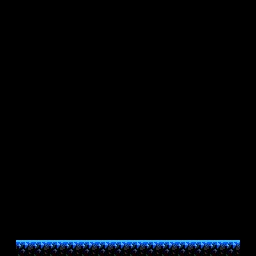

Below is a game level as drawn by its tile map, then a one-line description and the .tmx file that defines it, in full:
An orthogonal 16x16 tile map with 16x16 px tiles, 1 tile layer (main), 2 tilesets and 1 object (b_0).

<map version="1.0" orientation="orthogonal" renderorder="right-down" width="16" height="16" tilewidth="16" tileheight="16" nextobjectid="4">
 <tileset firstgid="1" source="../corpus.tsx" />
 <tileset firstgid="12097" source="../../connectors.tsx" />
 <layer name="main" width="16" height="16">
  <data>
   <tile gid="0" />
   <tile gid="0" />
   <tile gid="0" />
   <tile gid="0" />
   <tile gid="0" />
   <tile gid="0" />
   <tile gid="0" />
   <tile gid="0" />
   <tile gid="0" />
   <tile gid="0" />
   <tile gid="0" />
   <tile gid="0" />
   <tile gid="0" />
   <tile gid="0" />
   <tile gid="0" />
   <tile gid="0" />
   <tile gid="0" />
   <tile gid="0" />
   <tile gid="0" />
   <tile gid="0" />
   <tile gid="0" />
   <tile gid="0" />
   <tile gid="0" />
   <tile gid="0" />
   <tile gid="0" />
   <tile gid="0" />
   <tile gid="0" />
   <tile gid="0" />
   <tile gid="0" />
   <tile gid="0" />
   <tile gid="0" />
   <tile gid="0" />
   <tile gid="0" />
   <tile gid="0" />
   <tile gid="0" />
   <tile gid="0" />
   <tile gid="0" />
   <tile gid="0" />
   <tile gid="0" />
   <tile gid="0" />
   <tile gid="0" />
   <tile gid="0" />
   <tile gid="0" />
   <tile gid="0" />
   <tile gid="0" />
   <tile gid="0" />
   <tile gid="0" />
   <tile gid="0" />
   <tile gid="0" />
   <tile gid="0" />
   <tile gid="0" />
   <tile gid="0" />
   <tile gid="0" />
   <tile gid="0" />
   <tile gid="0" />
   <tile gid="0" />
   <tile gid="0" />
   <tile gid="0" />
   <tile gid="0" />
   <tile gid="0" />
   <tile gid="0" />
   <tile gid="0" />
   <tile gid="0" />
   <tile gid="0" />
   <tile gid="0" />
   <tile gid="0" />
   <tile gid="0" />
   <tile gid="0" />
   <tile gid="0" />
   <tile gid="0" />
   <tile gid="0" />
   <tile gid="0" />
   <tile gid="0" />
   <tile gid="0" />
   <tile gid="0" />
   <tile gid="0" />
   <tile gid="0" />
   <tile gid="0" />
   <tile gid="0" />
   <tile gid="0" />
   <tile gid="0" />
   <tile gid="0" />
   <tile gid="0" />
   <tile gid="0" />
   <tile gid="0" />
   <tile gid="0" />
   <tile gid="0" />
   <tile gid="0" />
   <tile gid="0" />
   <tile gid="0" />
   <tile gid="0" />
   <tile gid="0" />
   <tile gid="0" />
   <tile gid="0" />
   <tile gid="0" />
   <tile gid="0" />
   <tile gid="0" />
   <tile gid="0" />
   <tile gid="0" />
   <tile gid="0" />
   <tile gid="0" />
   <tile gid="0" />
   <tile gid="0" />
   <tile gid="0" />
   <tile gid="0" />
   <tile gid="0" />
   <tile gid="0" />
   <tile gid="0" />
   <tile gid="0" />
   <tile gid="0" />
   <tile gid="0" />
   <tile gid="0" />
   <tile gid="0" />
   <tile gid="0" />
   <tile gid="0" />
   <tile gid="0" />
   <tile gid="0" />
   <tile gid="0" />
   <tile gid="0" />
   <tile gid="0" />
   <tile gid="0" />
   <tile gid="0" />
   <tile gid="0" />
   <tile gid="0" />
   <tile gid="0" />
   <tile gid="0" />
   <tile gid="0" />
   <tile gid="0" />
   <tile gid="0" />
   <tile gid="0" />
   <tile gid="0" />
   <tile gid="0" />
   <tile gid="0" />
   <tile gid="0" />
   <tile gid="0" />
   <tile gid="0" />
   <tile gid="0" />
   <tile gid="0" />
   <tile gid="0" />
   <tile gid="0" />
   <tile gid="0" />
   <tile gid="0" />
   <tile gid="0" />
   <tile gid="0" />
   <tile gid="0" />
   <tile gid="0" />
   <tile gid="0" />
   <tile gid="0" />
   <tile gid="0" />
   <tile gid="0" />
   <tile gid="0" />
   <tile gid="0" />
   <tile gid="0" />
   <tile gid="0" />
   <tile gid="0" />
   <tile gid="0" />
   <tile gid="0" />
   <tile gid="0" />
   <tile gid="0" />
   <tile gid="0" />
   <tile gid="0" />
   <tile gid="0" />
   <tile gid="0" />
   <tile gid="0" />
   <tile gid="0" />
   <tile gid="0" />
   <tile gid="0" />
   <tile gid="0" />
   <tile gid="0" />
   <tile gid="0" />
   <tile gid="0" />
   <tile gid="0" />
   <tile gid="0" />
   <tile gid="0" />
   <tile gid="0" />
   <tile gid="0" />
   <tile gid="0" />
   <tile gid="0" />
   <tile gid="0" />
   <tile gid="0" />
   <tile gid="0" />
   <tile gid="0" />
   <tile gid="0" />
   <tile gid="0" />
   <tile gid="0" />
   <tile gid="0" />
   <tile gid="0" />
   <tile gid="0" />
   <tile gid="0" />
   <tile gid="0" />
   <tile gid="0" />
   <tile gid="0" />
   <tile gid="0" />
   <tile gid="0" />
   <tile gid="0" />
   <tile gid="0" />
   <tile gid="0" />
   <tile gid="0" />
   <tile gid="0" />
   <tile gid="0" />
   <tile gid="0" />
   <tile gid="0" />
   <tile gid="0" />
   <tile gid="0" />
   <tile gid="0" />
   <tile gid="0" />
   <tile gid="0" />
   <tile gid="0" />
   <tile gid="0" />
   <tile gid="0" />
   <tile gid="0" />
   <tile gid="0" />
   <tile gid="0" />
   <tile gid="0" />
   <tile gid="0" />
   <tile gid="0" />
   <tile gid="0" />
   <tile gid="0" />
   <tile gid="0" />
   <tile gid="0" />
   <tile gid="0" />
   <tile gid="0" />
   <tile gid="0" />
   <tile gid="0" />
   <tile gid="0" />
   <tile gid="0" />
   <tile gid="0" />
   <tile gid="0" />
   <tile gid="0" />
   <tile gid="0" />
   <tile gid="0" />
   <tile gid="0" />
   <tile gid="0" />
   <tile gid="0" />
   <tile gid="0" />
   <tile gid="0" />
   <tile gid="0" />
   <tile gid="0" />
   <tile gid="0" />
   <tile gid="0" />
   <tile gid="0" />
   <tile gid="4034" />
   <tile gid="4034" />
   <tile gid="4034" />
   <tile gid="4034" />
   <tile gid="4034" />
   <tile gid="4034" />
   <tile gid="4034" />
   <tile gid="4034" />
   <tile gid="4034" />
   <tile gid="4034" />
   <tile gid="4034" />
   <tile gid="4034" />
   <tile gid="4034" />
   <tile gid="4034" />
   <tile gid="0" />
  </data>
 </layer>
 <objectgroup name="connectors">
  <object id="3" type="b_0" gid="12100" x="16" y="256" width="16" height="16" />
 </objectgroup>
</map>
